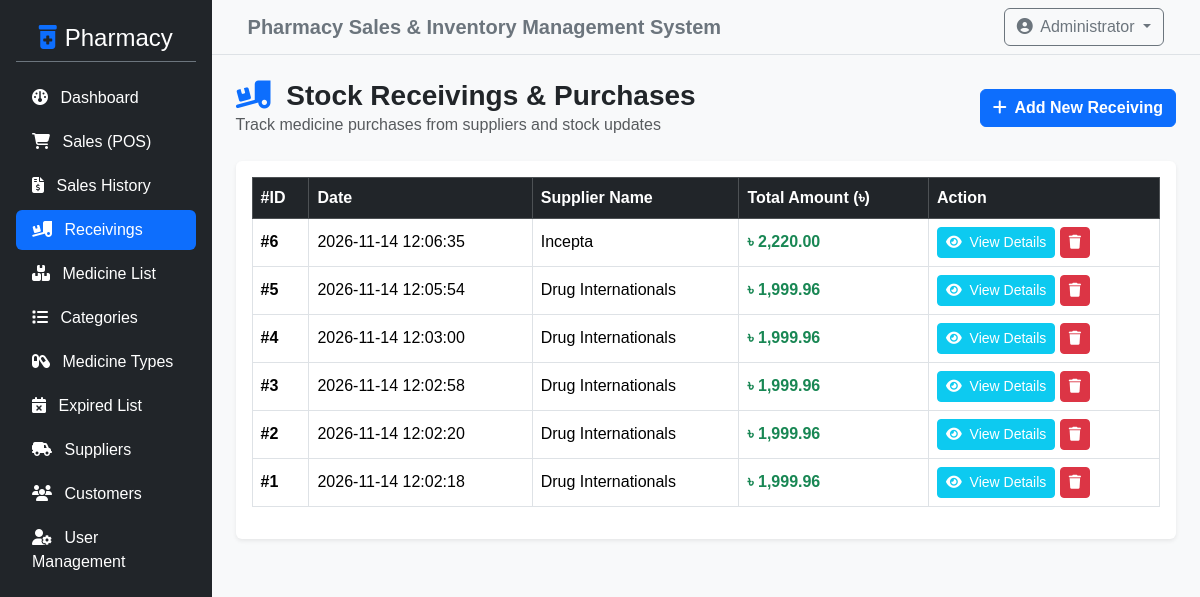
Page /admin/receivings.php (signed in) on the committed database.
### tables this page shows
CREATE TABLE `receiving_list` (
  `id` int NOT NULL,
  `supplier_id` int NOT NULL,
  `total_items` int NOT NULL,
  `total_amount` decimal(10,2) NOT NULL,
  `date_created` datetime DEFAULT CURRENT_TIMESTAMP
);

CREATE TABLE `supplier_list` (
  `id` int NOT NULL,
  `supplier_name` varchar(255) NOT NULL,
  `contact_person` varchar(255) DEFAULT NULL,
  `phone` varchar(50) NOT NULL,
  `email` varchar(100) DEFAULT NULL,
  `address` text
);

### admin/receivings.php (the view, shortened to what this page needs)
<?php
include '../config/db_connect.php';
$sql = "SELECT r.*, s.supplier_name
        FROM receiving_list r
        LEFT JOIN supplier_list s ON r.supplier_id = s.id
        ORDER BY r.id DESC";
$result = $conn->query($sql);
?>
<?php include '../includes/header.php'; ?>
<div class="d-flex">
    <?php include '../includes/sidebar.php'; ?>
    <div class="w-100 bg-light min-vh-100">
        <?php include '../includes/topbar.php'; ?>
        <div class="container-fluid p-4">
            <div class="d-flex justify-content-between align-items-center mb-4">
                <div>
                    <h3 class="fw-bold mb-0"><i class="fa-solid fa-truck-ramp-box me-2 text-primary"></i> Stock Receivings & Purchases</h3>
                    <p class="text-muted mb-0">Track medicine purchases from suppliers and stock updates</p>
                </div>
                <a href="add_receiving.php" class="btn btn-primary fw-bold">
                    <i class="fa-solid fa-plus me-1"></i> Add New Receiving
                </a>
            </div>
            <div class="card shadow-sm border-0">
                <div class="card-body">
                    <div class="table-responsive">
                        <table class="table table-bordered table-hover align-middle">
                            <thead class="table-dark">
                                <tr>
                                    <th>#ID</th>
                                    <th>Date</th>
                                    <th>Supplier Name</th>
                                    <th>Total Amount (৳)</th>
                                    <th>Action</th>
                                </tr>
                            </thead>
                            <tbody>
                                <?php if ($result && $result->num_rows > 0): ?>
                                    <?php while ($row = $result->fetch_assoc()): ?>
                                        <tr>
                                            <td class="fw-bold">#<?php echo $row['id']; ?></td>
                                            <td><?php echo htmlspecialchars($row['date_created']); ?></td>
                                            <td><?php echo htmlspecialchars($row['supplier_name'] ?? 'General Supplier'); ?></td>
                                            <td class="fw-bold text-success">৳ <?php echo number_format($row['total_amount'], 2); ?></td>
                                            <td>
                                                <a href="view_receiving.php?id=<?php echo $row['id']; ?>" class="btn btn-sm btn-info text-white">
                                                    <i class="fa-solid fa-eye me-1"></i> View Details
                                                </a>
                                                <a href="receivings.php?delete_id=<?php echo $row['id']; ?>" class="btn btn-sm btn-danger" onclick="return confirm('Are you sure you want to delete this receiving record? Stock will be adjusted.');">
                                                    <i class="fa-solid fa-trash"></i>
                                                </a>
                                            </td>
                                        </tr>
                                    <?php endwhile; ?>
                                <?php else: ?>
                                    <tr>
                                        <td colspan="5" class="text-center text-muted py-4">No stock receiving records found.</td>
                                    </tr>
                                <?php endif; ?>
                            </tbody>
                        </table>
                    </div>
                </div>
            </div>
        </div>
    </div>
</div>
<?php include '../includes/footer.php'; ?>

### assets/css/style.css (style rules this page uses)
body { font-family: 'Segoe UI', Tahoma, Geneva, Verdana, sans-serif; background-color: #f8f9fa; }
body { background-color: #f8f9fa; font-family: Arial, sans-serif; }

### rows in the picture
receiving_list: id "6", date_created "2026-11-14 12:06:35", supplier_list.supplier_name "Incepta", total_amount "2,220.00"
receiving_list: id "5", date_created "2026-11-14 12:05:54", supplier_list.supplier_name "Drug Internationals", total_amount "1,999.96"
receiving_list: id "4", date_created "2026-11-14 12:03:00", supplier_list.supplier_name "Drug Internationals", total_amount "1,999.96"
receiving_list: id "3", date_created "2026-11-14 12:02:58", supplier_list.supplier_name "Drug Internationals", total_amount "1,999.96"
receiving_list: id "2", date_created "2026-11-14 12:02:20", supplier_list.supplier_name "Drug Internationals", total_amount "1,999.96"
receiving_list: id "1", date_created "2026-11-14 12:02:18", supplier_list.supplier_name "Drug Internationals", total_amount "1,999.96"
